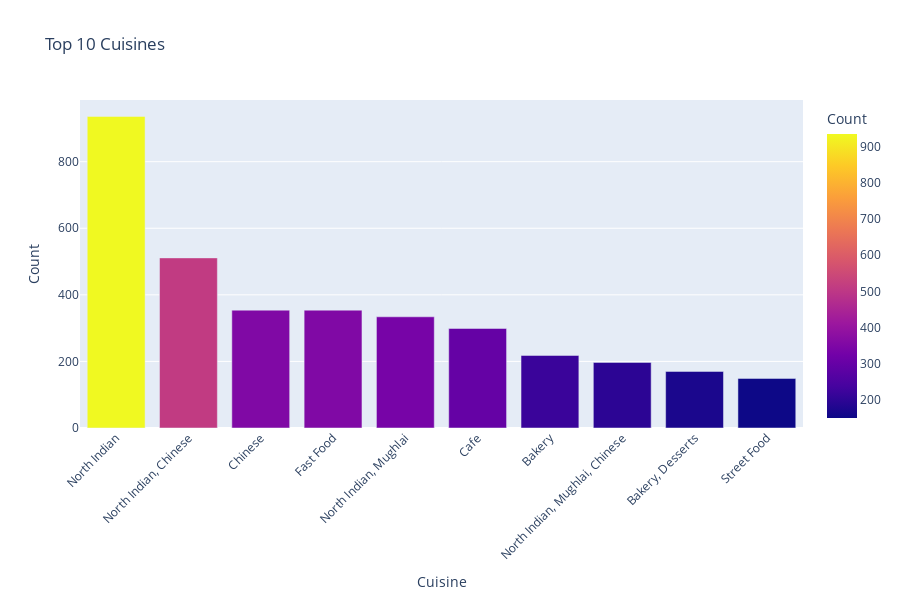

The notebook cell this image was saved under:
### Code cell
# Get the top 10 cuisines by counting occurrences in the dataset
top_cuisines = dataset_final['Cuisines'].value_counts().head(10).reset_index()
top_cuisines.columns = ['Cuisine', 'Count']

# Print the top cuisines
print(top_cuisines)

# Create a bar plot with Plotly
fig = px.bar(top_cuisines, x='Cuisine', y='Count', title='Top 10 Cuisines', color='Count')

# Update layout for better visualization
fig.update_layout(
    xaxis_tickangle=-45,  # Rotate x-axis labels for better readability
    height=600,  # Adjust height to fit the bars and labels
)

# Show the plot
fig.show()

### Figure 1 — Plotly figure (JSON) as saved in the notebook; plotly's stock layout.template omitted (floating-point values rounded to 4 significant figures)
{"data": [{"alignmentgroup": "True", "hovertemplate": "Cuisine=%{x}<br>Count=%{marker.color}<extra></extra>", "legendgroup": "", "marker": {"color": [936, 511, 354, 354, 334, 299, 218, 197, 170, 149], "coloraxis": "coloraxis", "pattern": {"shape": ""}}, "name": "", "offsetgroup": "", "orientation": "v", "showlegend": false, "textposition": "auto", "type": "bar", "x": ["North Indian", "North Indian, Chinese", "Chinese", "Fast Food", "North Indian, Mughlai", "Cafe", "Bakery", "North Indian, Mughlai, Chinese", "Bakery, Desserts", "Street Food"], "xaxis": "x", "y": [936, 511, 354, 354, 334, 299, 218, 197, 170, 149], "yaxis": "y"}], "layout": {"barmode": "relative", "coloraxis": {"colorbar": {"title": {"text": "Count"}}, "colorscale": [[0, "#0d0887"], [0.1111, "#46039f"], [0.2222, "#7201a8"], [0.3333, "#9c179e"], [0.4444, "#bd3786"], [0.5556, "#d8576b"], [0.6667, "#ed7953"], [0.7778, "#fb9f3a"], [0.8889, "#fdca26"], [1, "#f0f921"]]}, "height": 600, "legend": {"tracegroupgap": 0}, "title": {"text": "Top 10 Cuisines"}, "xaxis": {"anchor": "y", "domain": [0, 1], "tickangle": -45, "title": {"text": "Cuisine"}}, "yaxis": {"anchor": "x", "domain": [0, 1], "title": {"text": "Count"}}}}
